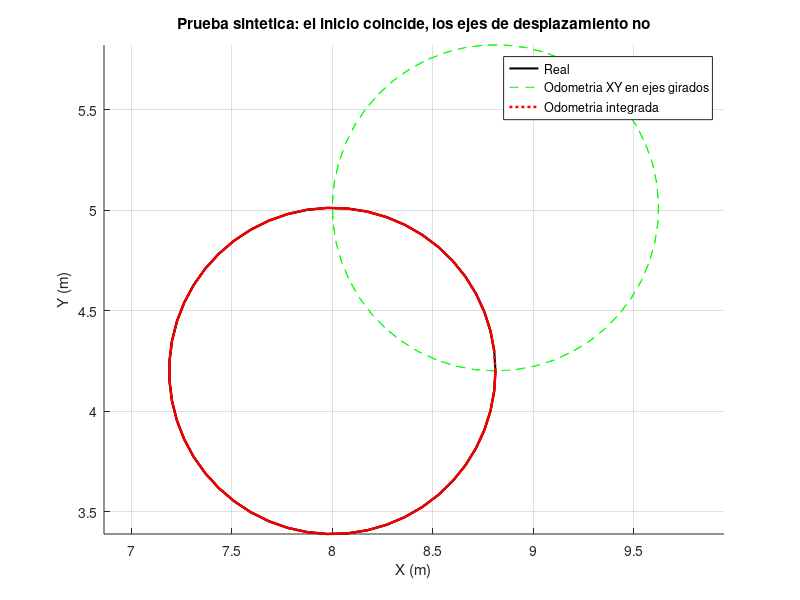

The MATLAB source for this figure:
%% PRUEBA SIN APOLO: desplazamientos XY odometricos en ejes rotados
% Genera una trayectoria circular ideal, construye un odometro simulado
% que acumula deltas en ejes -90 grados respecto a los globales y muestra
% que dibujar (x,y) crudos desplaza el circulo aunque el origen coincida.
clearvars;
v = 0.2; dt = 0.5; r = 0.8;
N = ceil(2*pi*r/(v*dt)); omega = 2*pi/(N*dt); nPasos=2*N;
Xini = [8 + v/omega; 4.2; pi/2];
Xreal = Xini; Xodo = Xini; odo = Xini;
trayReal=zeros(3,nPasos); trayCruda=zeros(3,nPasos);
trayIntegrada=zeros(3,nPasos);
Rmenos90 = [0 1;-1 0];
for k=1:nPasos
    dd=v*dt; dth=omega*dt;
    delta = dd*[cos(Xreal(3)+dth/2);sin(Xreal(3)+dth/2)];
    Xreal = Xreal + [delta;dth];
    Xreal(3) = atan2(sin(Xreal(3)),cos(Xreal(3)));
    odo(1:2)=odo(1:2)+Rmenos90*delta; % ejes locales del odometro
    odo(3)=atan2(sin(odo(3)+dth),cos(odo(3)+dth));
    Xodo(1:2)=Xodo(1:2)+dd*[cos(Xodo(3)+dth/2);sin(Xodo(3)+dth/2)];
    Xodo(3)=atan2(sin(Xodo(3)+dth),cos(Xodo(3)+dth));
    trayReal(:,k)=Xreal; trayCruda(:,k)=odo; trayIntegrada(:,k)=Xodo;
end
errCrudo=max(vecnorm(trayCruda(1:2,:)-trayReal(1:2,:)));
errIntegrado=max(vecnorm(trayIntegrada(1:2,:)-trayReal(1:2,:)));
assert(errCrudo>0.5,'La prueba no genero desfase de ejes');
assert(errIntegrado<1e-10,'La integracion odometrica deberia coincidir');
fprintf('OK: error maximo XY crudo = %.4f m; integrado = %.4g m.\n', ...
    errCrudo,errIntegrado);
figure; hold on; axis equal; grid on;
plot(trayReal(1,:),trayReal(2,:),'k','LineWidth',1.5);
plot(trayCruda(1,:),trayCruda(2,:),'g--');
plot(trayIntegrada(1,:),trayIntegrada(2,:),'r:','LineWidth',1.8);
legend('Real','Odometria XY en ejes girados','Odometria integrada');
xlabel('X (m)'); ylabel('Y (m)');
title('Prueba sintetica: el inicio coincide, los ejes de desplazamiento no');
